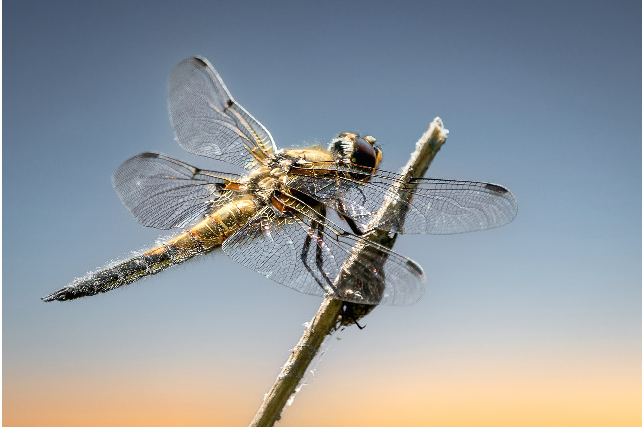
#> input picture Vision/Src/Hybrid_Image/Hybrid_image_1A.png, 644 x 429 px, found by its file name; its folder holds only this picture in this run
$ python 5_ImagePyramid.py
#> lines starting #> are read from the running program, lines starting #| are printed output that depends on the picture
#> in imread, img is the input picture: shape (429, 644, 3); mean B, G, R 158.7, 153.4, 147.4
### Vision/tool.py
import cv2, copy, sys
import numpy as np
import matplotlib.pyplot as plt
from PIL import Image

# 将 NumPy 的默认截断改为系统允许的最大大小
np.set_printoptions(threshold=sys.maxsize)


def imshow(img, OpenCV=True):
    """展示图像，默认自动转化 BGR -> RGB。注意！BRG 与 RGB 是恰好相反的。第二个参数传入 0 以关闭。"""
    # 如果是二值或灰度图像
    if img.ndim == 2:
        plt.imshow(img, cmap="gray")
    # 如果是彩色图像
    if img.ndim == 3:
        # 如果展示的是 OpenCV（BGR）
        if OpenCV:
            # 则要将 OpenCV 的 BGR 图像转换为 RGB 图像
            img = cv2.cvtColor(img, cv2.COLOR_BGR2RGB)
        elif not OpenCV:
            print("Showing PIL Image")
        plt.imshow(img)
    plt.axis("off")  # 去除坐标轴


def imread(filename: str):
    """用 OpenCV（BGR）读取图片文件，不涉及将 BGR 转为 RGB。资源放置在 Src 文件夹下，传入文件名即可。"""
    # 绝对路径、相对路径判断
    if filename.startswith("D:") or filename.startswith("C:"):
        img = cv2.imread(filename)
    else:
        img = cv2.imread(f"Src/{filename}")
    imshow(img)
    return img


def imwrite(img: np.array, filename: str):
    cv2.imwrite(f"C:\\Codes\\Python\\Output\\{filename}", img)


# [19 lines left out: function im_replace, not called in this run]


class UnionFind:
    """采用字典来维护 Parent"""

    # [36 lines left out: functions __init__, add, merge, find, not called in this run]

    # 判断是否属于同一个集合
    def same(self, x, y):
        return self.find(x) == self.find(y)


# [16 lines left out: function ndarr_2dim_val, not called in this run]

### Vision/5_ImagePyramid.py
# %%
from tool import *


def build_gaussian_pyramid(image, levels):
    pyramid = [image]
    for i in range(levels - 1):
        image = cv2.pyrDown(image)
        pyramid.append(image)
    return pyramid


def build_laplacian_pyramid(image, levels):
    gaussian_pyramid = build_gaussian_pyramid(image, levels)
    for i in range(len(gaussian_pyramid)):
        print(gaussian_pyramid[i].shape)
    laplacian_pyramid = []
    for i in range(levels - 1):
        expanded = cv2.pyrUp(gaussian_pyramid[i + 1])
        # print(expanded.shape, gaussian_pyramid[i].shape)
        laplacian = cv2.subtract(gaussian_pyramid[i], expanded)
        laplacian_pyramid.append(laplacian)
    laplacian_pyramid.append(gaussian_pyramid[-1])
    return laplacian_pyramid


# [41 lines of commented-out code are left out]


def showPyramids(img, filename):
#> called with filename = 'Hybrid_image_1A'
    def writePyramidHorizontal(pyramidLst, filename):
        totalWidth = 0
        for layer in pyramidLst:
            totalWidth += layer.shape[1]

        totalHeight = pyramidLst[0].shape[0]
        res_img = np.zeros((totalHeight, totalWidth, 3), dtype=np.uint8)
        res_img.fill(255)

        start_width = 0
        for layer in pyramidLst:
            res_img[
                totalHeight - layer.shape[0] : totalHeight,
                start_width : start_width + layer.shape[1],
            ] = layer
            start_width += layer.shape[1]

        imshow(res_img)
        cv2.imwrite(filename, res_img)

    def writePyramid(pyramidLst, filename):
        totalWidth = pyramidLst[0].shape[1] + pyramidLst[1].shape[1]
        totalHeight = pyramidLst[0].shape[0]

        res_img = np.zeros((totalHeight + 10, totalWidth, 3), dtype=np.uint8)
        res_img.fill(255)

        heightLst = np.zeros((len(pyramidLst) - 1), dtype=np.float32)

        for i, layer in enumerate(pyramidLst[1:]):
            heightLst[i] = layer.shape[0]

        # [6 lines of commented-out code are left out]

        res_img[0:totalHeight, 0 : pyramidLst[0].shape[1]] = pyramidLst[0]

        startHeight = 0
        for i, layer in enumerate(pyramidLst[1:]):
            res_img[
                startHeight : startHeight + layer.shape[0],
                pyramidLst[0].shape[1] : pyramidLst[0].shape[1] + layer.shape[1],
            ] = layer
            startHeight += layer.shape[0]

        imshow(res_img)
        cv2.imwrite(filename, res_img)

    img = cv2.resize(img, (1280, 720))
#> img: shape (720, 1280, 3)
    gaussian_pyramid = build_gaussian_pyramid(img, 5)
#> after the loop in build_gaussian_pyramid, `for i in range(levels - 1):`:
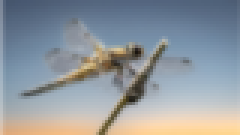
#> image: shape (45, 80, 3) (shown 3 times larger); mean of channels 0, 1, 2 157.8, 151.9, 145.3; drawn as B, G, R
#> after the loop in build_gaussian_pyramid, `for i in range(levels - 1):`: pyramid = 5 items
#> gaussian_pyramid = 5 items
    laplacian_pyramid = build_laplacian_pyramid(img, 5)
#> the loop in build_laplacian_pyramid, `for i in range(len(gaussian_pyramid)):` made 5 passes
#| (720, 1280, 3)
#| (360, 640, 3)
#| (180, 320, 3)
#| (90, 160, 3)
#| (45, 80, 3)
#> the loop in build_laplacian_pyramid, `for i in range(levels - 1):` made 4 passes
#> pass 1, in build_laplacian_pyramid, `laplacian = cv2.subtract(gaussian_pyramid[i], expanded)`:
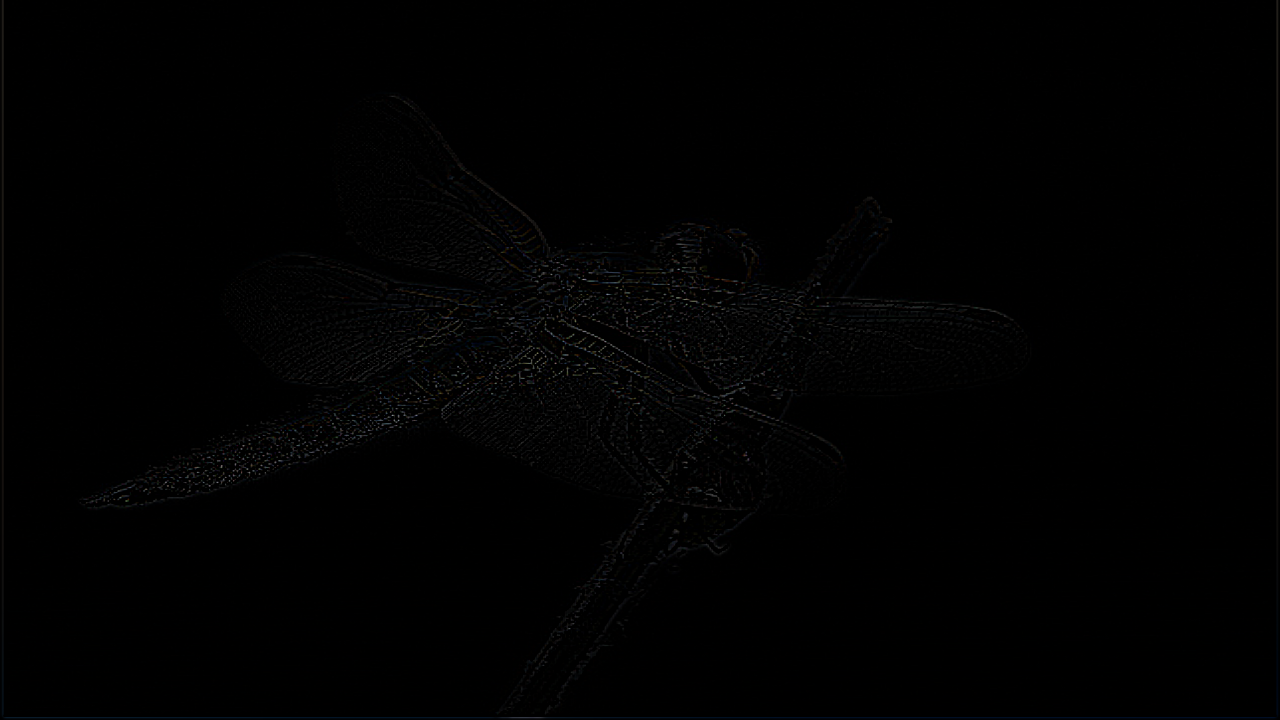
#> laplacian: shape (720, 1280, 3); mean of channels 0, 1, 2 1.3, 1.2, 1.2; drawn as B, G, R
#> pass 2, in build_laplacian_pyramid, `expanded = cv2.pyrUp(gaussian_pyramid[i + 1])`:
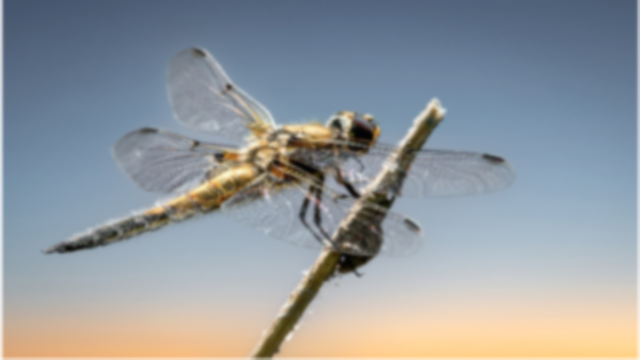
#> expanded: shape (360, 640, 3); mean of channels 0, 1, 2 158.4, 153.1, 147.2; drawn as B, G, R
#> after the loop in build_laplacian_pyramid, `for i in range(levels - 1):`: laplacian_pyramid = 4 items
#> laplacian_pyramid = 5 items
    writePyramid(gaussian_pyramid, f"{filename}_Gaussian_Pyramid.jpg")
#> in writePyramid, `res_img.fill(255)`: res_img: shape (730, 1920, 3); every value is 255
#> in writePyramid, `heightLst = np.zeros((len(pyramidLst) - 1), dtype=np.float32)`: heightLst = [0, 0, 0, 0]
#> the loop in writePyramid, `for i, layer in enumerate(pyramidLst[1:]):` made 4 passes
#> after the loop in writePyramid, `for i, layer in enumerate(pyramidLst[1:]):`: heightLst = [360, 180, 90, 45]
#> in writePyramid, `res_img[0:totalHeight, 0 : pyramidLst[0].shape[1]] = pyramidLst[0]`:
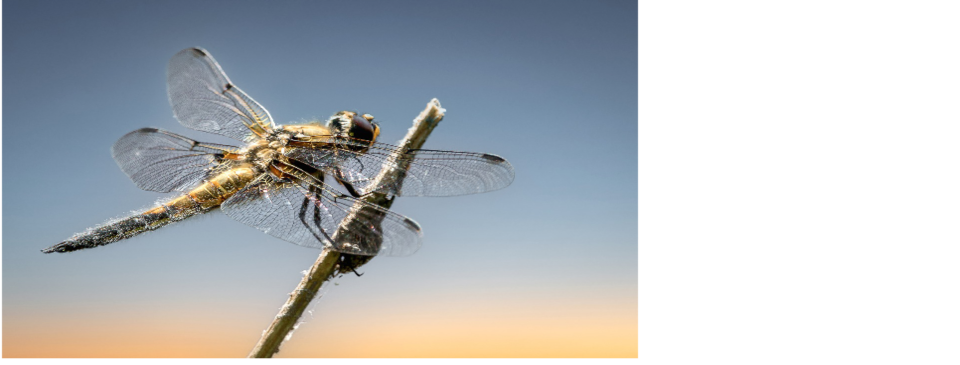
#> res_img: shape (730, 1920, 3) (shown at 1/2 size); mean of channels 0, 1, 2 191.6, 188.1, 184.2; drawn as B, G, R
#> the loop in writePyramid, `for i, layer in enumerate(pyramidLst[1:]):` made 4 passes
#> startHeight on passes 1 to 4: 360, 540, 630, 675
#> after the loop in writePyramid, `for i, layer in enumerate(pyramidLst[1:]):`:
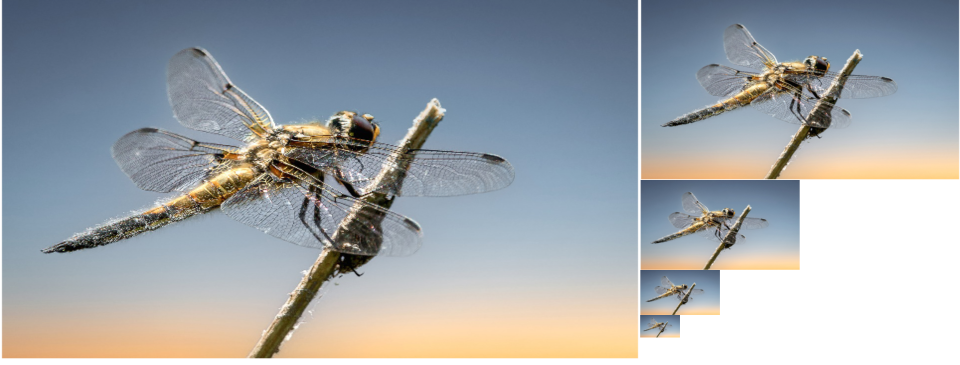
#> res_img: shape (730, 1920, 3) (shown at 1/2 size); mean of channels 0, 1, 2 170.5, 165.9, 160.6; drawn as B, G, R
#> after the loop in writePyramid, `for i, layer in enumerate(pyramidLst[1:]):`: startHeight = 675
    writePyramid(laplacian_pyramid, f"{filename}_Laplacian_Pyramid.jpg")
#> call 2 of writePyramid, with filename = 'Hybrid_image_1A_Laplacian_Pyramid.jpg'
#> in writePyramid (call 2), `heightLst = np.zeros((len(pyramidLst) - 1), dtype=np.float32)`: heightLst = [0, 0, 0, 0]
#> the loop in writePyramid (call 2), `for i, layer in enumerate(pyramidLst[1:]):` made 4 passes
#> after the loop in writePyramid (call 2), `for i, layer in enumerate(pyramidLst[1:]):`: heightLst = [360, 180, 90, 45]
#> in writePyramid (call 2), `res_img[0:totalHeight, 0 : pyramidLst[0].shape[1]] = pyramidLst[0]`:
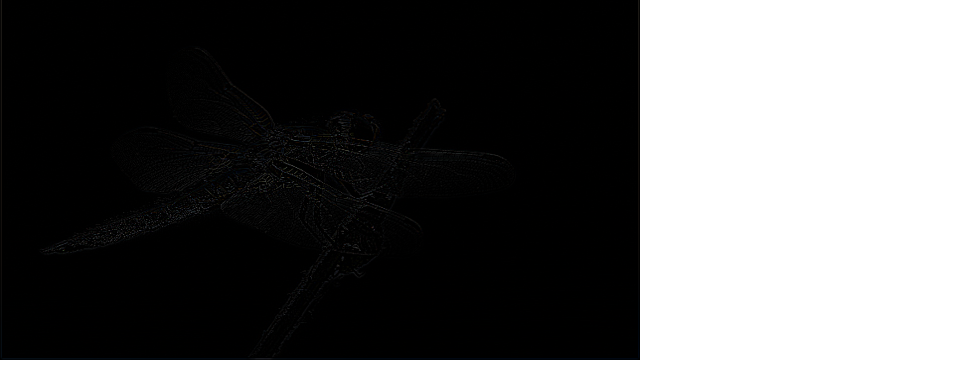
#> res_img: shape (730, 1920, 3) (shown at 1/2 size); mean of channels 0, 1, 2 88.2, 88.1, 88.1; drawn as B, G, R
#> the loop in writePyramid (call 2), `for i, layer in enumerate(pyramidLst[1:]):` made 4 passes
#> after the loop in writePyramid (call 2), `for i, layer in enumerate(pyramidLst[1:]):`:
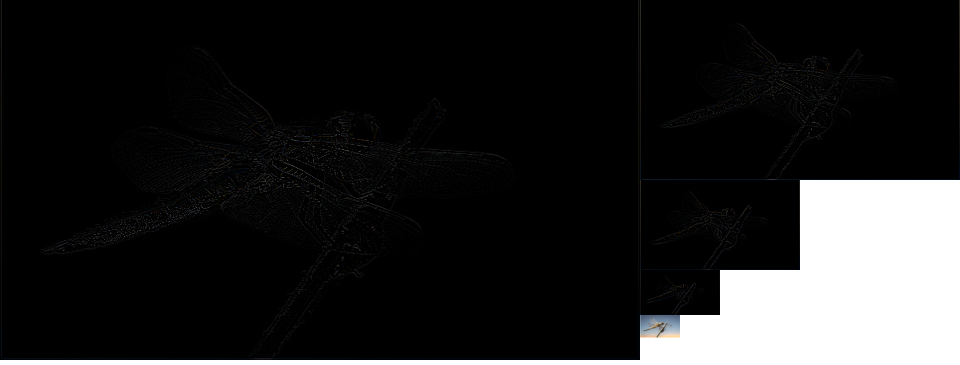
#> res_img: shape (730, 1920, 3) (shown at 1/2 size); mean of channels 0, 1, 2 33.2, 33.2, 33.1; drawn as B, G, R
#> after the loop in writePyramid (call 2), `for i, layer in enumerate(pyramidLst[1:]):`: startHeight = 675


for i in range(1, 4):
    showPyramids(
        imread(f"Hybrid_Image\Hybrid_image_{i}A.png"),
        f"Hybrid_image_{i}A",
    )
    showPyramids(
        imread(f"Hybrid_Image\Hybrid_image_{i}B.png"),
        f"Hybrid_image_{i}B",
    )
#> (the run stopped early here; a loop or call above may not have finished)
